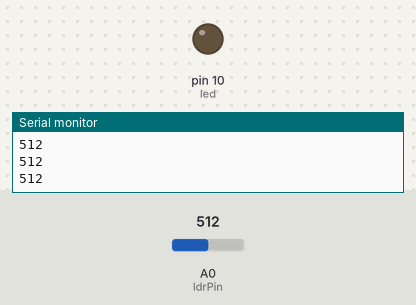
Bench run of a sketch on a simulated Arduino Uno, built with avr-gcc and run on an emulated ATmega328P. Shown: output pins drawn as LEDs (lit = HIGH), the last lines printed to the serial monitor. The inputs (shaded band) are chosen by the test bench; at power-on: A0 (ldrPin) = 512.

Above: at 1.2 s.
1.3 s: A0 (ldrPin) set to 17
2.8 s: A0 (ldrPin) set to 14
At 4.0 s:
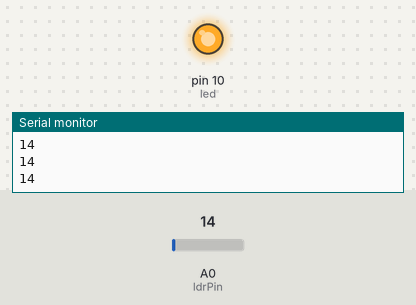
4.3 s: A0 (ldrPin) set to 122
At 5.5 s:
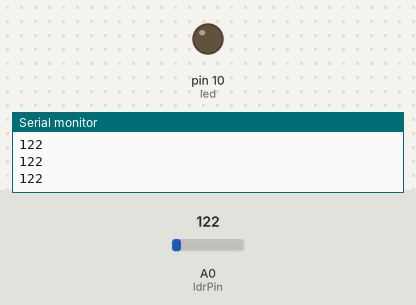
5.8 s: A0 (ldrPin) set to 5
At 6.4 s:
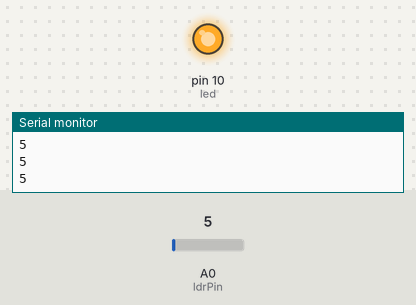
Timing chart, 0 to 8.3 s (numbered marks = the images above; inputs shaded):
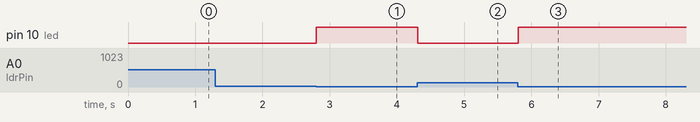

The sketch:

LDR_SM.ino
```cpp
int ldrPin = A0;
int led = 10;

int ldrVal = 0;
void setup() {
Serial.begin(9600);
pinMode (led, OUTPUT);
}
void loop() {
ldrVal = analogRead(ldrPin);
if (ldrVal  <= 15)
{digitalWrite (led ,HIGH);
}else {digitalWrite (led, LOW);}

Serial.println(ldrVal);
delay(10);

}
```

Measured:
- the behaviour switches between 16 and 15 on A0 (ldrPin) (found by bisection; images 0 and 1)
- after the input at 2.8 s, pin 10 (led): LOW → HIGH at once
- after the input at 4.3 s, pin 10 (led): HIGH → LOW at once
- after the input at 5.8 s, pin 10 (led): LOW → HIGH at once
